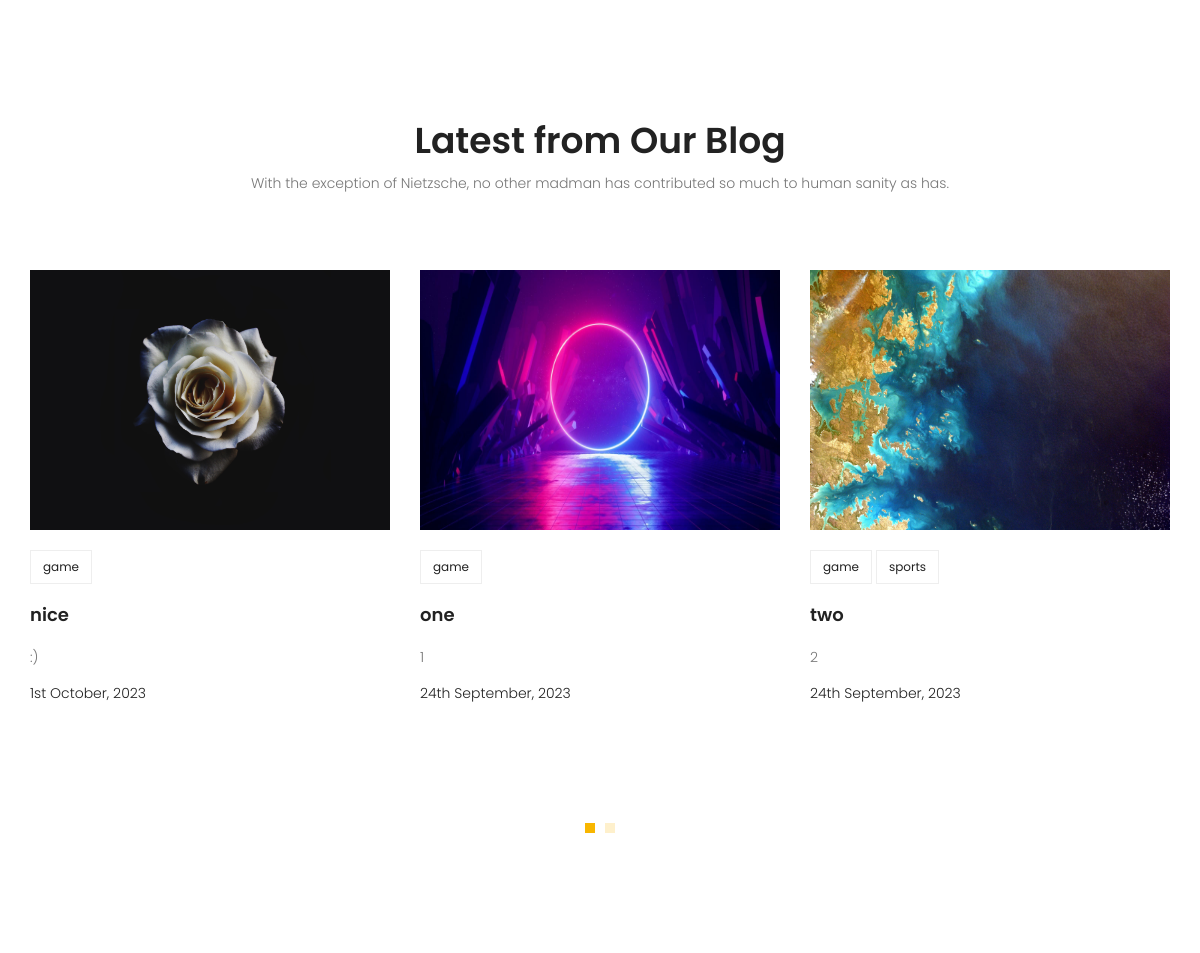
The app's page / (middle part), older data.
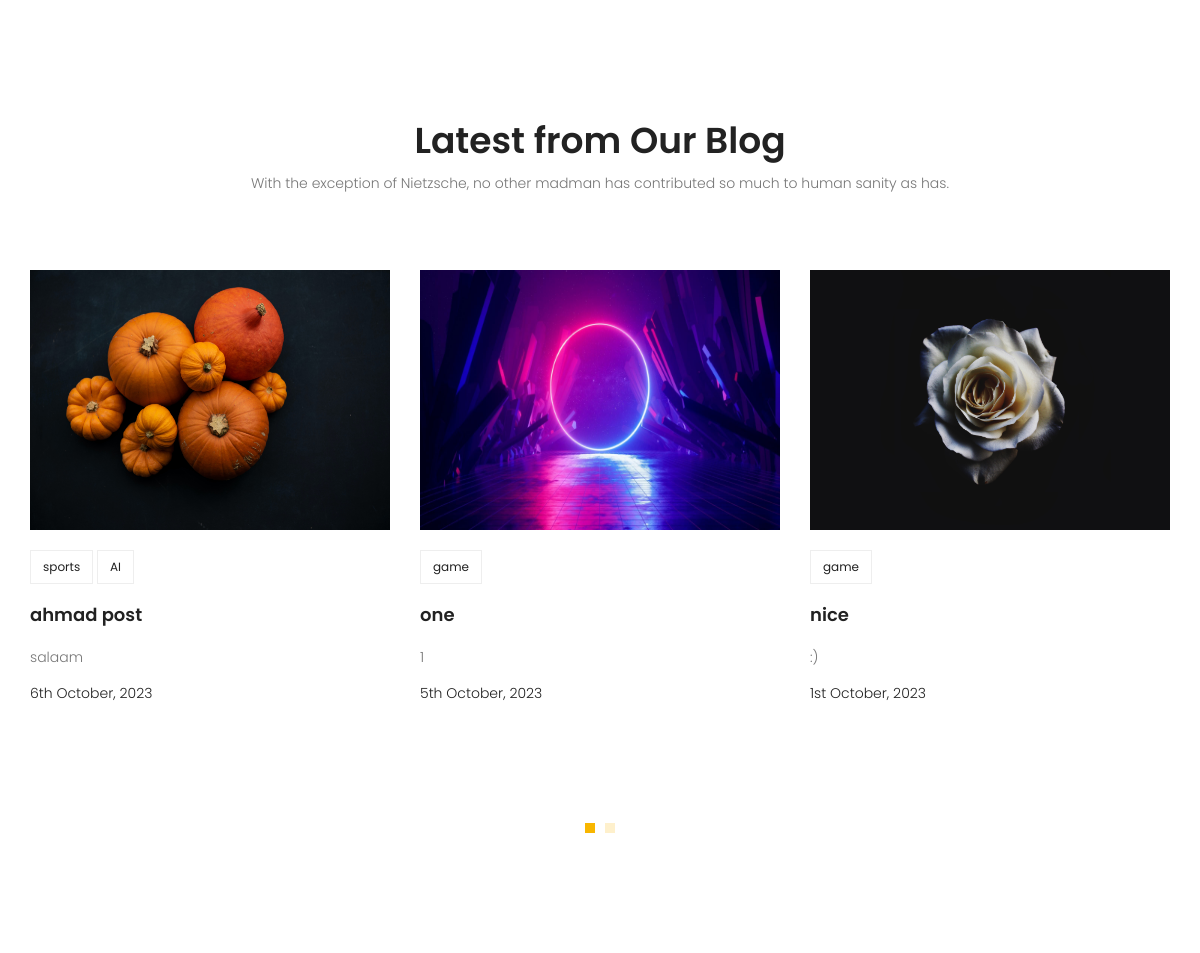
The same page, newer data.
### blog/models.py (models this page shows, shortened)
class Post(models.Model):
    title = models.CharField(max_length=255)
    content = models.TextField()
    counted_views = models.IntegerField(default=0)
    status = models.BooleanField(default=False)
    published_date = models.DateTimeField(null=True)
    created_date = models.DateTimeField(auto_now_add=True)
    updated_date = models.DateTimeField(auto_now=True)
    author = models.ForeignKey(User, on_delete=models.SET_NULL,null=True)
    counted_comment = models.IntegerField(default=0)
    category=models.ManyToManyField(Category)
    image = models.ImageField(upload_to='post_images/')
    class Meta:
        ordering = ['-created_date']

class Category(models.Model):
    name=models.CharField(max_length=31)

### webapp/views.py (the view)
# urls.py: 2. Add a URL to urlpatterns:  path('', views.home, name='home')
def home(request):
    return render(request, 'website/index.html')

### webapp/templatetags/main_tags.py (called while the page is built)
@register.inclusion_tag('website/index-blog.html')
def display_latest_posts():
    current_time = timezone.now()
    posts=Post.objects.filter(status=1,published_date__lte=current_time).order_by('-published_date')[0:6]
    return {'posts':posts}

### templates/website/index.html (shortened to what this page needs)
{% extends 'base.html' %} {% load static %} {% block content %}
{% load main_tags %}
{% display_latest_posts %}
{% endblock content %}

### templates/website/index-blog.html
<section class="recent-blog-area section-gap">
    <div class="container">
      <div class="row d-flex justify-content-center">
        <div class="menu-content pb-60 col-lg-9">
          <div class="title text-center">
            <h1 class="mb-10">Latest from Our Blog</h1>
            <p>
              With the exception of Nietzsche, no other madman has contributed so
              much to human sanity as has.
            </p>
          </div>
        </div>
      </div>
      <div class="row">
        <div class="active-recent-blog-carusel">
            {% for post in posts %}
            <div class="single-recent-blog-post item">
              <div class="thumb">
                <img class="img-fluid" src="{{ post.image.url }}" alt="{{ post.title }}" />
              </div>
              <div class="details">
                <div class="tags">
                  <ul>
                    {% for category in post.category.all %}
                      <li>
                        <a href="{% url 'blog:category' cat_name=category.name %}">{{ category.name }}</a>
                      </li>
                    {% endfor %}
                  </ul>
                </div>
                <a href="{% url 'blog:single' post.id %}"><h4 class="title">{{ post.title }}</h4></a>
                <p>{{ post.content|truncatewords:20 }}</p>
                <h6 class="date">{{ post.published_date|date:"jS F, Y" }}</h6>
              </div>
            </div>
            {% endfor %}
        </div>
      </div>
    </div>
  </section>

Row changes from the older to the newer data that the page shows:
no longer on this page (row unchanged): Post: image (picture), title "two", content "2", published_date "24th September, 2023", Category (name "game"), Category (name "sports")
now on this page (row edited): Post: image (picture), title "ahmad post", content "salaam", published_date "6th October, 2023", Category (name "sports")
now on this page (row unchanged): Category: name "AI", shown under "ahmad post"
changed Post "one": published_date "24th September, 2023" → "5th October, 2023"; moves up the list
